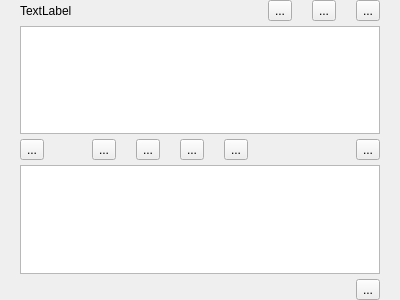
<?xml version="1.0" encoding="UTF-8"?>
<ui version="4.0">
 <class>ChatFormWidget</class>
 <widget class="QWidget" name="ChatFormWidget">
  <property name="geometry">
   <rect>
    <x>0</x>
    <y>0</y>
    <width>400</width>
    <height>300</height>
   </rect>
  </property>
  <property name="sizePolicy">
   <sizepolicy hsizetype="Expanding" vsizetype="Expanding">
    <horstretch>0</horstretch>
    <verstretch>0</verstretch>
   </sizepolicy>
  </property>
  <property name="windowTitle">
   <string>Form</string>
  </property>
  <layout class="QGridLayout" name="gridLayout">
   <property name="leftMargin">
    <number>0</number>
   </property>
   <property name="topMargin">
    <number>0</number>
   </property>
   <property name="rightMargin">
    <number>0</number>
   </property>
   <property name="bottomMargin">
    <number>0</number>
   </property>
   <property name="horizontalSpacing">
    <number>0</number>
   </property>
   <property name="verticalSpacing">
    <number>5</number>
   </property>
   <item row="0" column="0">
    <widget class="QLabel" name="namelabel">
     <property name="text">
      <string>TextLabel</string>
     </property>
    </widget>
   </item>
   <item row="0" column="5">
    <widget class="QToolButton" name="btn1">
     <property name="text">
      <string>...</string>
     </property>
    </widget>
   </item>
   <item row="0" column="6">
    <widget class="QToolButton" name="btn2">
     <property name="text">
      <string>...</string>
     </property>
    </widget>
   </item>
   <item row="0" column="7">
    <widget class="QToolButton" name="btn3">
     <property name="text">
      <string>...</string>
     </property>
    </widget>
   </item>
   <item row="1" column="0" colspan="8">
    <widget class="QListView" name="ChatlistView"/>
   </item>
   <item row="2" column="0">
    <widget class="QToolButton" name="btn4">
     <property name="text">
      <string>...</string>
     </property>
    </widget>
   </item>
   <item row="2" column="1">
    <widget class="QToolButton" name="btn5">
     <property name="text">
      <string>...</string>
     </property>
    </widget>
   </item>
   <item row="2" column="2">
    <widget class="QToolButton" name="btn6">
     <property name="text">
      <string>...</string>
     </property>
    </widget>
   </item>
   <item row="2" column="3">
    <widget class="QToolButton" name="btn7">
     <property name="text">
      <string>...</string>
     </property>
    </widget>
   </item>
   <item row="2" column="4">
    <widget class="QToolButton" name="btn8">
     <property name="text">
      <string>...</string>
     </property>
    </widget>
   </item>
   <item row="2" column="7">
    <widget class="QToolButton" name="btn9">
     <property name="text">
      <string>...</string>
     </property>
    </widget>
   </item>
   <item row="3" column="0" colspan="8">
    <widget class="QTextEdit" name="ChatTextEdit">
     <property name="layoutDirection">
      <enum>Qt::LeftToRight</enum>
     </property>
    </widget>
   </item>
   <item row="4" column="7">
    <widget class="QToolButton" name="toolButton">
     <property name="text">
      <string>...</string>
     </property>
    </widget>
   </item>
  </layout>
 </widget>
 <resources/>
 <connections/>
</ui>
